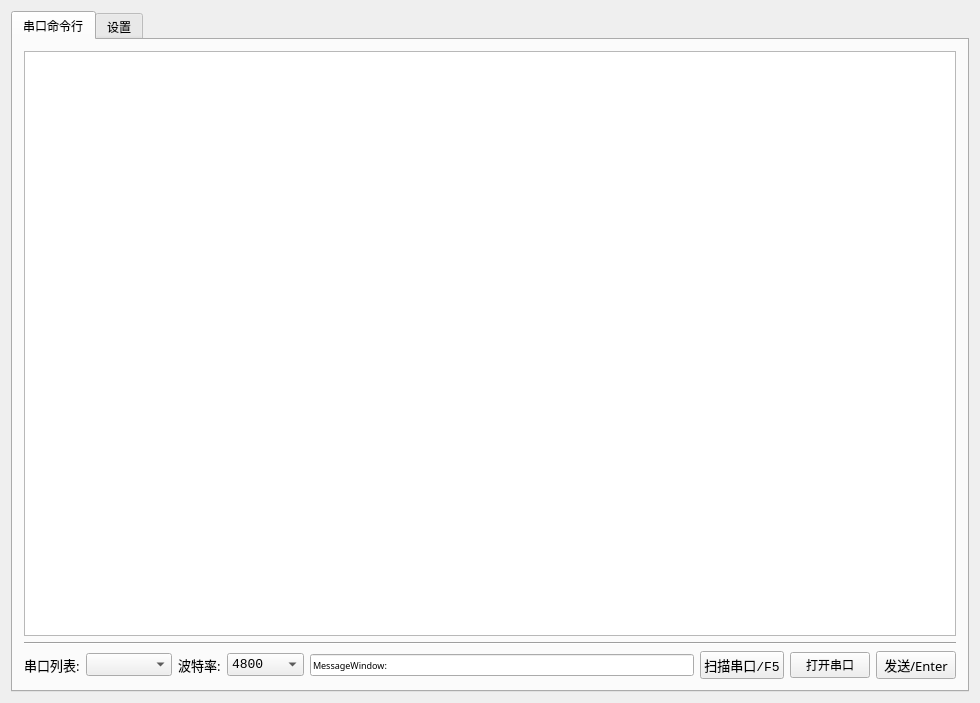
<?xml version="1.0" encoding="UTF-8"?>
<ui version="4.0">
 <class>SerialWidget</class>
 <widget class="QWidget" name="SerialWidget">
  <property name="geometry">
   <rect>
    <x>0</x>
    <y>0</y>
    <width>980</width>
    <height>703</height>
   </rect>
  </property>
  <property name="font">
   <font>
    <family>微软雅黑</family>
    <pointsize>10</pointsize>
   </font>
  </property>
  <property name="windowTitle">
   <string>Bottod Shell</string>
  </property>
  <layout class="QVBoxLayout" name="verticalLayout">
   <item>
    <widget class="QTabWidget" name="tabWidget">
     <property name="font">
      <font>
       <pointsize>9</pointsize>
      </font>
     </property>
     <property name="tabletTracking">
      <bool>false</bool>
     </property>
     <property name="acceptDrops">
      <bool>false</bool>
     </property>
     <property name="currentIndex">
      <number>0</number>
     </property>
     <widget class="QWidget" name="tab_UI">
      <attribute name="title">
       <string>串口命令行</string>
      </attribute>
      <layout class="QGridLayout" name="gridLayout">
       <item row="0" column="0" colspan="6">
        <widget class="QTextEdit" name="tEdit_shell">
         <property name="font">
          <font>
           <family>Consolas</family>
           <pointsize>10</pointsize>
           <weight>75</weight>
           <bold>true</bold>
          </font>
         </property>
         <property name="cursor" stdset="0">
          <cursorShape>IBeamCursor</cursorShape>
         </property>
        </widget>
       </item>
       <item row="1" column="0" colspan="6">
        <widget class="Line" name="line">
         <property name="orientation">
          <enum>Qt::Horizontal</enum>
         </property>
        </widget>
       </item>
       <item row="2" column="0">
        <layout class="QHBoxLayout" name="hLayout_Portlist">
         <item>
          <widget class="QLabel" name="label_Portlist">
           <property name="enabled">
            <bool>true</bool>
           </property>
           <property name="font">
            <font>
             <family>微软雅黑</family>
             <pointsize>10</pointsize>
            </font>
           </property>
           <property name="text">
            <string>串口列表:</string>
           </property>
          </widget>
         </item>
         <item>
          <widget class="QComboBox" name="cBox_Portlist">
           <property name="font">
            <font>
             <family>Consolas</family>
             <pointsize>10</pointsize>
            </font>
           </property>
          </widget>
         </item>
        </layout>
       </item>
       <item row="2" column="1">
        <layout class="QHBoxLayout" name="hLayout_Baudlist">
         <item>
          <widget class="QLabel" name="label_Baudlist">
           <property name="font">
            <font>
             <family>微软雅黑</family>
             <pointsize>10</pointsize>
            </font>
           </property>
           <property name="text">
            <string>波特率:</string>
           </property>
          </widget>
         </item>
         <item>
          <widget class="QComboBox" name="cBox_Baudlist">
           <property name="palette">
            <palette>
             <active>
              <colorrole role="Base">
               <brush brushstyle="SolidPattern">
                <color alpha="255">
                 <red>85</red>
                 <green>0</green>
                 <blue>127</blue>
                </color>
               </brush>
              </colorrole>
             </active>
             <inactive>
              <colorrole role="Base">
               <brush brushstyle="SolidPattern">
                <color alpha="255">
                 <red>85</red>
                 <green>0</green>
                 <blue>127</blue>
                </color>
               </brush>
              </colorrole>
             </inactive>
             <disabled>
              <colorrole role="Base">
               <brush brushstyle="SolidPattern">
                <color alpha="255">
                 <red>122</red>
                 <green>122</green>
                 <blue>122</blue>
                </color>
               </brush>
              </colorrole>
             </disabled>
            </palette>
           </property>
           <property name="font">
            <font>
             <family>Consolas</family>
             <pointsize>10</pointsize>
            </font>
           </property>
           <item>
            <property name="text">
             <string>4800</string>
            </property>
           </item>
           <item>
            <property name="text">
             <string>9600</string>
            </property>
           </item>
           <item>
            <property name="text">
             <string>115200</string>
            </property>
           </item>
           <item>
            <property name="text">
             <string>128000</string>
            </property>
           </item>
           <item>
            <property name="text">
             <string>256000</string>
            </property>
           </item>
          </widget>
         </item>
        </layout>
       </item>
       <item row="2" column="2">
        <widget class="QLineEdit" name="tLine_message">
         <property name="font">
          <font>
           <family>微软雅黑</family>
           <pointsize>7</pointsize>
          </font>
         </property>
         <property name="text">
          <string>MessageWindow:</string>
         </property>
         <property name="readOnly">
          <bool>true</bool>
         </property>
        </widget>
       </item>
       <item row="2" column="3">
        <widget class="QPushButton" name="pushButton">
         <property name="font">
          <font>
           <family>Consolas</family>
           <pointsize>10</pointsize>
          </font>
         </property>
         <property name="text">
          <string>扫描串口/F5</string>
         </property>
         <property name="shortcut">
          <string>F5</string>
         </property>
        </widget>
       </item>
       <item row="2" column="4">
        <widget class="QPushButton" name="pushButton_2">
         <property name="text">
          <string>打开串口</string>
         </property>
        </widget>
       </item>
       <item row="2" column="5">
        <widget class="QPushButton" name="pButton_send">
         <property name="font">
          <font>
           <family>微软雅黑</family>
           <pointsize>10</pointsize>
          </font>
         </property>
         <property name="text">
          <string>发送/Enter</string>
         </property>
        </widget>
       </item>
      </layout>
     </widget>
     <widget class="QWidget" name="tab_Set">
      <attribute name="title">
       <string>设置</string>
      </attribute>
      <layout class="QGridLayout" name="gridLayout_2">
       <item row="0" column="0">
        <layout class="QHBoxLayout" name="horizontalLayout">
         <item>
          <widget class="QLabel" name="label_colorlist">
           <property name="text">
            <string>字体颜色:</string>
           </property>
          </widget>
         </item>
         <item>
          <widget class="QComboBox" name="cBox_ColorList">
           <item>
            <property name="text">
             <string>RED</string>
            </property>
           </item>
           <item>
            <property name="text">
             <string>WHITE</string>
            </property>
           </item>
           <item>
            <property name="text">
             <string>BLUE</string>
            </property>
           </item>
           <item>
            <property name="text">
             <string>GREEN</string>
            </property>
           </item>
           <item>
            <property name="text">
             <string>YELLOW</string>
            </property>
           </item>
          </widget>
         </item>
        </layout>
       </item>
       <item row="1" column="0">
        <widget class="QCheckBox" name="checkBox_autoConect">
         <property name="acceptDrops">
          <bool>true</bool>
         </property>
         <property name="text">
          <string>单个串口自动以默认波特率连接</string>
         </property>
         <property name="tristate">
          <bool>true</bool>
         </property>
        </widget>
       </item>
       <item row="6" column="0" colspan="3">
        <layout class="QHBoxLayout" name="horizontalLayout_3">
         <item>
          <spacer name="horizontalSpacer_2">
           <property name="orientation">
            <enum>Qt::Horizontal</enum>
           </property>
           <property name="sizeHint" stdset="0">
            <size>
             <width>40</width>
             <height>20</height>
            </size>
           </property>
          </spacer>
         </item>
         <item>
          <widget class="QPushButton" name="pButton_AddquickCompelat">
           <property name="text">
            <string>应用</string>
           </property>
           <property name="shortcut">
            <string extracomment="应用快速补全Alt+S ">Alt+S</string>
           </property>
          </widget>
         </item>
         <item>
          <spacer name="horizontalSpacer">
           <property name="orientation">
            <enum>Qt::Horizontal</enum>
           </property>
           <property name="sizeHint" stdset="0">
            <size>
             <width>40</width>
             <height>20</height>
            </size>
           </property>
          </spacer>
         </item>
         <item>
          <widget class="QPushButton" name="pButton_delquickCompelat">
           <property name="text">
            <string>删除当前</string>
           </property>
          </widget>
         </item>
         <item>
          <spacer name="horizontalSpacer_3">
           <property name="orientation">
            <enum>Qt::Horizontal</enum>
           </property>
           <property name="sizeHint" stdset="0">
            <size>
             <width>40</width>
             <height>20</height>
            </size>
           </property>
          </spacer>
         </item>
        </layout>
       </item>
       <item row="2" column="0" rowspan="2">
        <layout class="QHBoxLayout" name="horizontalLayout_2">
         <item>
          <widget class="QLabel" name="label">
           <property name="text">
            <string>默认波特率:</string>
           </property>
          </widget>
         </item>
         <item>
          <widget class="QComboBox" name="cBox_autoBaud">
           <item>
            <property name="text">
             <string>4800</string>
            </property>
           </item>
           <item>
            <property name="text">
             <string>9600</string>
            </property>
           </item>
           <item>
            <property name="text">
             <string>115200</string>
            </property>
           </item>
           <item>
            <property name="text">
             <string>128000</string>
            </property>
           </item>
           <item>
            <property name="text">
             <string>256000</string>
            </property>
           </item>
          </widget>
         </item>
        </layout>
       </item>
       <item row="4" column="0">
        <widget class="QLabel" name="lable_quickCompelatList">
         <property name="text">
          <string>快捷补全列表</string>
         </property>
        </widget>
       </item>
       <item row="5" column="0" colspan="3">
        <widget class="QPlainTextEdit" name="plaintEdit_quickCompleat">
         <property name="centerOnScroll">
          <bool>false</bool>
         </property>
        </widget>
       </item>
       <item row="4" column="2">
        <spacer name="horizontalSpacer_4">
         <property name="orientation">
          <enum>Qt::Horizontal</enum>
         </property>
         <property name="sizeHint" stdset="0">
          <size>
           <width>40</width>
           <height>20</height>
          </size>
         </property>
        </spacer>
       </item>
       <item row="4" column="1">
        <widget class="QCheckBox" name="checkBox_caseSensitive">
         <property name="text">
          <string>大小写敏感</string>
         </property>
        </widget>
       </item>
       <item row="0" column="3" rowspan="7">
        <widget class="QTextEdit" name="textEdit"/>
       </item>
      </layout>
     </widget>
    </widget>
   </item>
  </layout>
 </widget>
 <layoutdefault spacing="6" margin="11"/>
 <tabstops>
  <tabstop>pButton_send</tabstop>
  <tabstop>tEdit_shell</tabstop>
  <tabstop>pushButton</tabstop>
  <tabstop>pushButton_2</tabstop>
  <tabstop>cBox_Portlist</tabstop>
  <tabstop>cBox_Baudlist</tabstop>
 </tabstops>
 <resources/>
 <connections/>
</ui>
